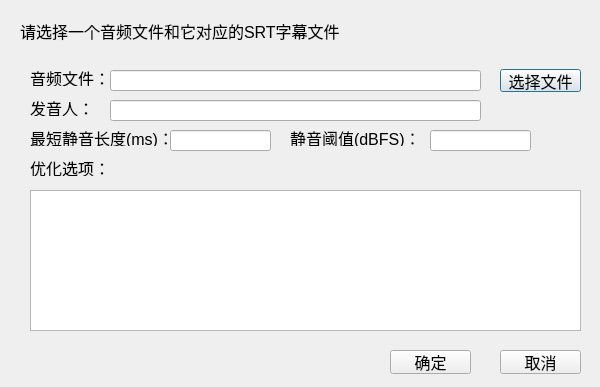
<?xml version="1.0" encoding="UTF-8"?>
<ui version="4.0">
 <class>AddFromLongWavDialog</class>
 <widget class="QDialog" name="AddFromLongWavDialog">
  <property name="geometry">
   <rect>
    <x>0</x>
    <y>0</y>
    <width>600</width>
    <height>387</height>
   </rect>
  </property>
  <property name="minimumSize">
   <size>
    <width>600</width>
    <height>250</height>
   </size>
  </property>
  <property name="font">
   <font>
    <pointsize>12</pointsize>
   </font>
  </property>
  <property name="windowTitle">
   <string>导入文件</string>
  </property>
  <widget class="QLineEdit" name="lineEdit_wav">
   <property name="geometry">
    <rect>
     <x>110</x>
     <y>70</y>
     <width>371</width>
     <height>21</height>
    </rect>
   </property>
   <property name="text">
    <string/>
   </property>
  </widget>
  <widget class="QLabel" name="label">
   <property name="geometry">
    <rect>
     <x>20</x>
     <y>21</y>
     <width>341</width>
     <height>20</height>
    </rect>
   </property>
   <property name="text">
    <string>请选择一个音频文件和它对应的SRT字幕文件</string>
   </property>
  </widget>
  <widget class="QLabel" name="label_2">
   <property name="geometry">
    <rect>
     <x>30</x>
     <y>70</y>
     <width>81</width>
     <height>16</height>
    </rect>
   </property>
   <property name="text">
    <string>音频文件：</string>
   </property>
  </widget>
  <widget class="QPushButton" name="pushButton_select_wav">
   <property name="geometry">
    <rect>
     <x>500</x>
     <y>69</y>
     <width>81</width>
     <height>23</height>
    </rect>
   </property>
   <property name="text">
    <string>选择文件</string>
   </property>
  </widget>
  <widget class="QPushButton" name="pushButton_back">
   <property name="geometry">
    <rect>
     <x>500</x>
     <y>350</y>
     <width>81</width>
     <height>24</height>
    </rect>
   </property>
   <property name="text">
    <string>取消</string>
   </property>
  </widget>
  <widget class="QPushButton" name="pushButton_submit">
   <property name="geometry">
    <rect>
     <x>390</x>
     <y>350</y>
     <width>81</width>
     <height>24</height>
    </rect>
   </property>
   <property name="text">
    <string>确定</string>
   </property>
  </widget>
  <widget class="QLineEdit" name="lineEdit_spk">
   <property name="geometry">
    <rect>
     <x>110</x>
     <y>100</y>
     <width>371</width>
     <height>21</height>
    </rect>
   </property>
   <property name="text">
    <string/>
   </property>
  </widget>
  <widget class="QLabel" name="label_4">
   <property name="geometry">
    <rect>
     <x>30</x>
     <y>100</y>
     <width>81</width>
     <height>16</height>
    </rect>
   </property>
   <property name="text">
    <string>发音人：</string>
   </property>
  </widget>
  <widget class="QLabel" name="label_5">
   <property name="geometry">
    <rect>
     <x>30</x>
     <y>130</y>
     <width>141</width>
     <height>16</height>
    </rect>
   </property>
   <property name="text">
    <string>最短静音长度(ms)：</string>
   </property>
  </widget>
  <widget class="QLineEdit" name="lineEdit_min_silence_len">
   <property name="geometry">
    <rect>
     <x>170</x>
     <y>130</y>
     <width>101</width>
     <height>21</height>
    </rect>
   </property>
   <property name="text">
    <string/>
   </property>
  </widget>
  <widget class="QLineEdit" name="lineEdit_non_silence_thresh">
   <property name="geometry">
    <rect>
     <x>430</x>
     <y>130</y>
     <width>101</width>
     <height>21</height>
    </rect>
   </property>
   <property name="text">
    <string/>
   </property>
  </widget>
  <widget class="QLabel" name="label_6">
   <property name="geometry">
    <rect>
     <x>290</x>
     <y>130</y>
     <width>131</width>
     <height>16</height>
    </rect>
   </property>
   <property name="text">
    <string>静音阈值(dBFS)：</string>
   </property>
  </widget>
  <widget class="QTableWidget" name="tableWidget_optimization">
   <property name="geometry">
    <rect>
     <x>30</x>
     <y>190</y>
     <width>551</width>
     <height>141</height>
    </rect>
   </property>
   <property name="font">
    <font>
     <pointsize>10</pointsize>
    </font>
   </property>
   <property name="editTriggers">
    <set>QAbstractItemView::NoEditTriggers</set>
   </property>
   <attribute name="verticalHeaderVisible">
    <bool>false</bool>
   </attribute>
   <attribute name="verticalHeaderMinimumSectionSize">
    <number>20</number>
   </attribute>
   <row>
    <property name="text">
     <string/>
    </property>
   </row>
  </widget>
  <widget class="QLabel" name="label_7">
   <property name="geometry">
    <rect>
     <x>30</x>
     <y>160</y>
     <width>81</width>
     <height>16</height>
    </rect>
   </property>
   <property name="text">
    <string>优化选项：</string>
   </property>
  </widget>
  <widget class="QLabel" name="error_lable">
   <property name="geometry">
    <rect>
     <x>110</x>
     <y>160</y>
     <width>471</width>
     <height>20</height>
    </rect>
   </property>
   <property name="font">
    <font>
     <pointsize>12</pointsize>
    </font>
   </property>
   <property name="styleSheet">
    <string notr="true">color: red;</string>
   </property>
   <property name="text">
    <string/>
   </property>
  </widget>
 </widget>
 <resources/>
 <connections/>
</ui>
